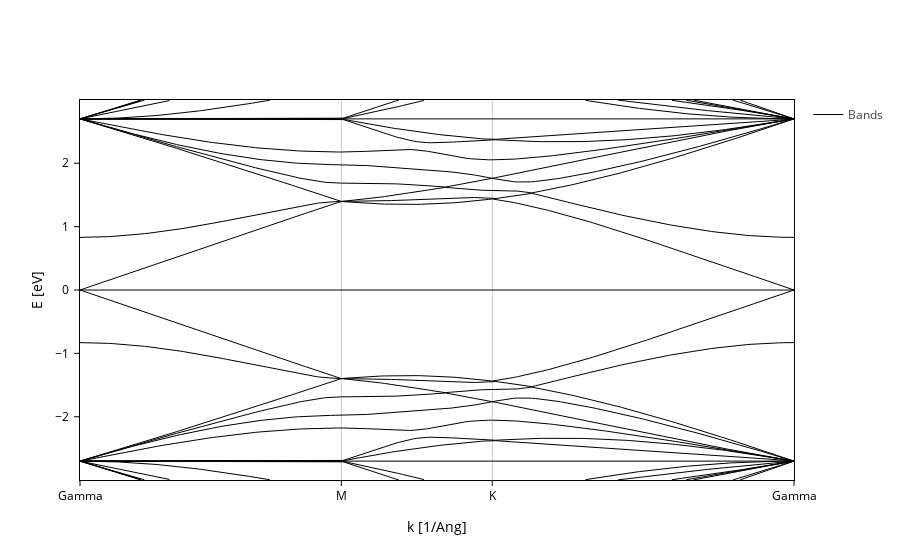

Notebook code cell kept with this figure:
### Markdown cell above
Note that the integer `400` determines the total number of $k$-points on the full band. One *can* define an explicit number between the different points, however we highly encourage only specifying *one* integer as the divisions will be determined based on the length in the reciprocal space between the points and thus the physical distance in the Brillouin zone will be correct.

A word of note on the `BrillouinZone` objects.

The `BrillouinZone` objects are *extremely* handy because they allow to directly call *any* routine inherent to the passed object. If calling routine `band.a()` it is equivalent to:

    for k in band: yield band.parent.a(k=k)
    
Note that `BrillouinZone` defaults to use `BrillouinZone.apply.iter`.
    
However, for large systems this may result in memory problems in which case it may be necessary to return an iterator. To circumvent this we can tell the Brillouin zone object to (always) return a list instead:

    b_list = band.apply.list
    as_list = b_list.a()
        
Another option is to return $k$-point averaged quantities which is roughly equivalent to (internally it is done with minimal memory usage):

    band.apply.average.a() == sum([band.parent.a(k=k) * band.weight[i] for i, k in enumerate(band)])

Now we can calculate the band structure. A band-structure requires *all* eigenvalues and thus we ask the `BrillouinZone` object to return all values using `apply.array`.

### Code cell
band.plot(Erange=[-3, 3])

### Figure 1 — Plotly figure (JSON) as saved in the notebook; plotly's stock layout.template omitted (floating-point values rounded to 4 significant figures; data arrays with more than 128 entries replaced by an {"elided": "..."} marker saying what was removed)
{"data": [{"legendgroup": "Bands", "line": {"color": "black", "dash": "solid", "width": 1}, "meta": {}, "mode": "lines", "name": "Bands", "opacity": 1, "type": "scatter", "x": {"elided": "200 float values"}, "y": {"elided": "200 float values"}}, {"legendgroup": "Bands", "line": {"color": "black", "dash": "solid", "width": 1}, "meta": {}, "mode": "lines", "name": "Bands", "opacity": 1, "showlegend": false, "type": "scatter", "x": {"elided": "200 float values"}, "y": {"elided": "200 float values"}}, {"legendgroup": "Bands", "line": {"color": "black", "dash": "solid", "width": 1}, "meta": {}, "mode": "lines", "name": "Bands", "opacity": 1, "showlegend": false, "type": "scatter", "x": {"elided": "200 float values"}, "y": {"elided": "200 float values"}}, {"legendgroup": "Bands", "line": {"color": "black", "dash": "solid", "width": 1}, "meta": {}, "mode": "lines", "name": "Bands", "opacity": 1, "showlegend": false, "type": "scatter", "x": {"elided": "200 float values"}, "y": {"elided": "200 float values"}}, {"legendgroup": "Bands", "line": {"color": "black", "dash": "solid", "width": 1}, "meta": {}, "mode": "lines", "name": "Bands", "opacity": 1, "showlegend": false, "type": "scatter", "x": {"elided": "200 float values"}, "y": {"elided": "200 float values"}}, {"legendgroup": "Bands", "line": {"color": "black", "dash": "solid", "width": 1}, "meta": {}, "mode": "lines", "name": "Bands", "opacity": 1, "showlegend": false, "type": "scatter", "x": {"elided": "200 float values"}, "y": {"elided": "200 float values"}}, {"legendgroup": "Bands", "line": {"color": "black", "dash": "solid", "width": 1}, "meta": {}, "mode": "lines", "name": "Bands", "opacity": 1, "showlegend": false, "type": "scatter", "x": {"elided": "200 float values"}, "y": {"elided": "200 float values"}}, {"legendgroup": "Bands", "line": {"color": "black", "dash": "solid", "width": 1}, "meta": {}, "mode": "lines", "name": "Bands", "opacity": 1, "showlegend": false, "type": "scatter", "x": {"elided": "200 float values"}, "y": {"elided": "200 float values"}}, {"legendgroup": "Bands", "line": {"color": "black", "dash": "solid", "width": 1}, "meta": {}, "mode": "lines", "name": "Bands", "opacity": 1, "showlegend": false, "type": "scatter", "x": {"elided": "200 float values"}, "y": {"elided": "200 float values"}}, {"legendgroup": "Bands", "line": {"color": "black", "dash": "solid", "width": 1}, "meta": {}, "mode": "lines", "name": "Bands", "opacity": 1, "showlegend": false, "type": "scatter", "x": {"elided": "200 float values"}, "y": {"elided": "200 float values"}}, {"legendgroup": "Bands", "line": {"color": "black", "dash": "solid", "width": 1}, "meta": {}, "mode": "lines", "name": "Bands", "opacity": 1, "showlegend": false, "type": "scatter", "x": {"elided": "200 float values"}, "y": {"elided": "200 float values"}}, {"legendgroup": "Bands", "line": {"color": "black", "dash": "solid", "width": 1}, "meta": {}, "mode": "lines", "name": "Bands", "opacity": 1, "showlegend": false, "type": "scatter", "x": {"elided": "200 float values"}, "y": {"elided": "200 float values"}}, {"legendgroup": "Bands", "line": {"color": "black", "dash": "solid", "width": 1}, "meta": {}, "mode": "lines", "name": "Bands", "opacity": 1, "showlegend": false, "type": "scatter", "x": {"elided": "200 float values"}, "y": {"elided": "200 float values"}}, {"legendgroup": "Bands", "line": {"color": "black", "dash": "solid", "width": 1}, "meta": {}, "mode": "lines", "name": "Bands", "opacity": 1, "showlegend": false, "type": "scatter", "x": {"elided": "200 float values"}, "y": {"elided": "200 float values"}}, {"legendgroup": "Bands", "line": {"color": "black", "dash": "solid", "width": 1}, "meta": {}, "mode": "lines", "name": "Bands", "opacity": 1, "showlegend": false, "type": "scatter", "x": {"elided": "200 float values"}, "y": {"elided": "200 float values"}}, {"legendgroup": "Bands", "line": {"color": "black", "dash": "solid", "width": 1}, "meta": {}, "mode": "lines", "name": "Bands", "opacity": 1, "showlegend": false, "type": "scatter", "x": {"elided": "200 float values"}, "y": {"elided": "200 float values"}}, {"legendgroup": "Bands", "line": {"color": "black", "dash": "solid", "width": 1}, "meta": {}, "mode": "lines", "name": "Bands", "opacity": 1, "showlegend": false, "type": "scatter", "x": {"elided": "200 float values"}, "y": {"elided": "200 float values"}}, {"legendgroup": "Bands", "line": {"color": "black", "dash": "solid", "width": 1}, "meta": {}, "mode": "lines", "name": "Bands", "opacity": 1, "showlegend": false, "type": "scatter", "x": {"elided": "200 float values"}, "y": {"elided": "200 float values"}}, {"legendgroup": "Bands", "line": {"color": "black", "dash": "solid", "width": 1}, "meta": {}, "mode": "lines", "name": "Bands", "opacity": 1, "showlegend": false, "type": "scatter", "x": {"elided": "200 float values"}, "y": {"elided": "200 float values"}}, {"legendgroup": "Bands", "line": {"color": "black", "dash": "solid", "width": 1}, "meta": {}, "mode": "lines", "name": "Bands", "opacity": 1, "showlegend": false, "type": "scatter", "x": {"elided": "200 float values"}, "y": {"elided": "200 float values"}}, {"legendgroup": "Bands", "line": {"color": "black", "dash": "solid", "width": 1}, "meta": {}, "mode": "lines", "name": "Bands", "opacity": 1, "showlegend": false, "type": "scatter", "x": {"elided": "200 float values"}, "y": {"elided": "200 float values"}}, {"legendgroup": "Bands", "line": {"color": "black", "dash": "solid", "width": 1}, "meta": {}, "mode": "lines", "name": "Bands", "opacity": 1, "showlegend": false, "type": "scatter", "x": {"elided": "200 float values"}, "y": {"elided": "200 float values"}}, {"legendgroup": "Bands", "line": {"color": "black", "dash": "solid", "width": 1}, "meta": {}, "mode": "lines", "name": "Bands", "opacity": 1, "showlegend": false, "type": "scatter", "x": {"elided": "200 float values"}, "y": {"elided": "200 float values"}}, {"legendgroup": "Bands", "line": {"color": "black", "dash": "solid", "width": 1}, "meta": {}, "mode": "lines", "name": "Bands", "opacity": 1, "showlegend": false, "type": "scatter", "x": {"elided": "200 float values"}, "y": {"elided": "200 float values"}}, {"legendgroup": "Bands", "line": {"color": "black", "dash": "solid", "width": 1}, "meta": {}, "mode": "lines", "name": "Bands", "opacity": 1, "showlegend": false, "type": "scatter", "x": {"elided": "200 float values"}, "y": {"elided": "200 float values"}}, {"legendgroup": "Bands", "line": {"color": "black", "dash": "solid", "width": 1}, "meta": {}, "mode": "lines", "name": "Bands", "opacity": 1, "showlegend": false, "type": "scatter", "x": {"elided": "200 float values"}, "y": {"elided": "200 float values"}}, {"legendgroup": "Bands", "line": {"color": "black", "dash": "solid", "width": 1}, "meta": {}, "mode": "lines", "name": "Bands", "opacity": 1, "showlegend": false, "type": "scatter", "x": {"elided": "200 float values"}, "y": {"elided": "200 float values"}}, {"legendgroup": "Bands", "line": {"color": "black", "dash": "solid", "width": 1}, "meta": {}, "mode": "lines", "name": "Bands", "opacity": 1, "showlegend": false, "type": "scatter", "x": {"elided": "200 float values"}, "y": {"elided": "200 float values"}}, {"legendgroup": "Bands", "line": {"color": "black", "dash": "solid", "width": 1}, "meta": {}, "mode": "lines", "name": "Bands", "opacity": 1, "showlegend": false, "type": "scatter", "x": {"elided": "200 float values"}, "y": {"elided": "200 float values"}}, {"legendgroup": "Bands", "line": {"color": "black", "dash": "solid", "width": 1}, "meta": {}, "mode": "lines", "name": "Bands", "opacity": 1, "showlegend": false, "type": "scatter", "x": {"elided": "200 float values"}, "y": {"elided": "200 float values"}}, {"legendgroup": "Bands", "line": {"color": "black", "dash": "solid", "width": 1}, "meta": {}, "mode": "lines", "name": "Bands", "opacity": 1, "showlegend": false, "type": "scatter", "x": {"elided": "200 float values"}, "y": {"elided": "200 float values"}}, {"legendgroup": "Bands", "line": {"color": "black", "dash": "solid", "width": 1}, "meta": {}, "mode": "lines", "name": "Bands", "opacity": 1, "showlegend": false, "type": "scatter", "x": {"elided": "200 float values"}, "y": {"elided": "200 float values"}}, {"legendgroup": "Bands", "line": {"color": "black", "dash": "solid", "width": 1}, "meta": {}, "mode": "lines", "name": "Bands", "opacity": 1, "showlegend": false, "type": "scatter", "x": {"elided": "200 float values"}, "y": {"elided": "200 float values"}}], "layout": {"scene": {"xaxis": {"range": [0.0, 0.6716], "showgrid": true, "ticktext": ["Gamma", "M", "K", "Gamma"], "tickvals": [0.0, 0.2458, 0.3877, 0.6716], "title": {"text": "k [1/Ang]"}}, "yaxis": {"range": [-2.998, 2.998], "title": {"text": "E [eV]"}}}, "xaxis": {"range": [0.0, 0.6716], "showgrid": true, "ticktext": ["Gamma", "M", "K", "Gamma"], "tickvals": [0.0, 0.2458, 0.3877, 0.6716], "title": {"text": "k [1/Ang]"}}, "yaxis": {"range": [-2.998, 2.998], "title": {"text": "E [eV]"}}}}
